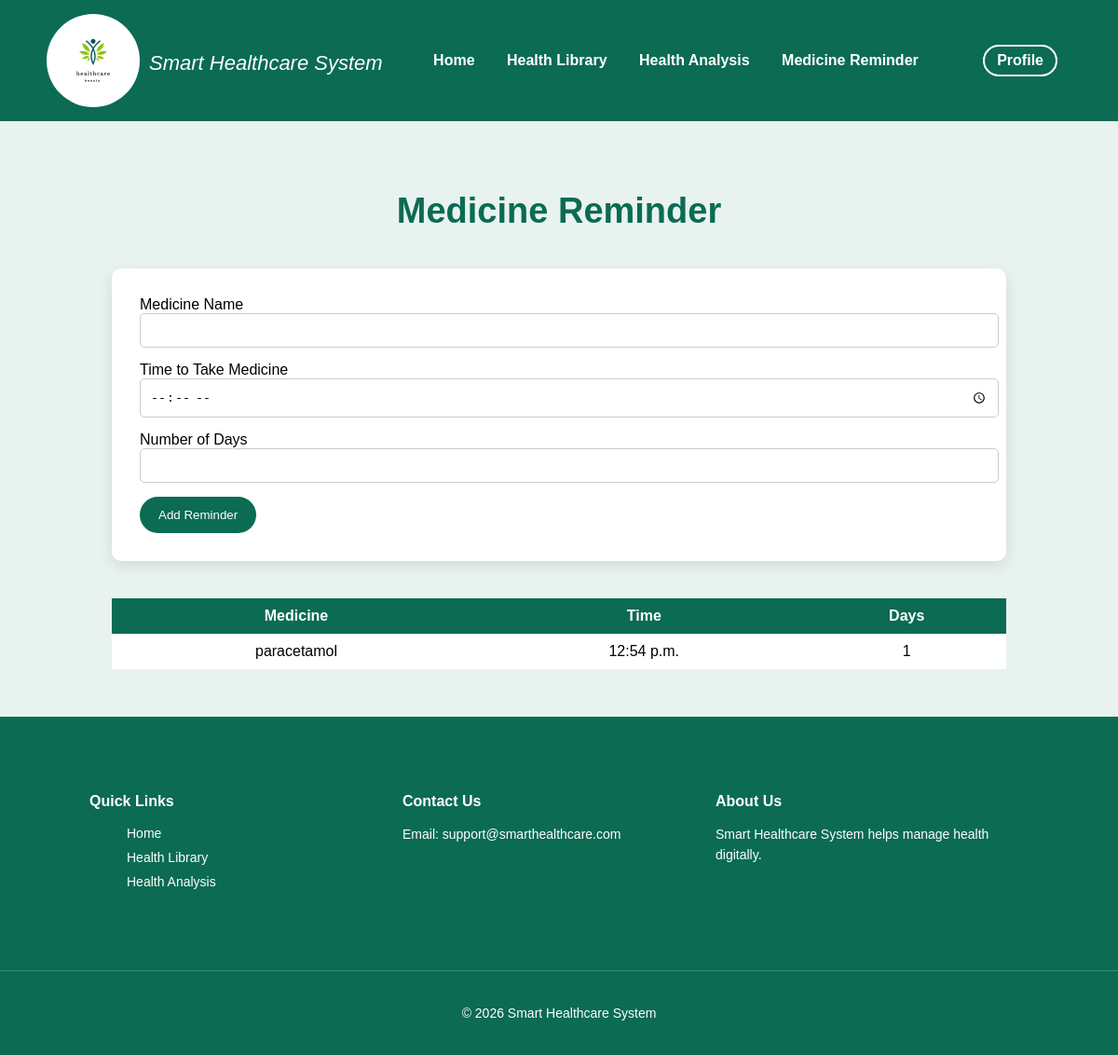
Page /medicine-reminder/ (signed in) on the committed database.
### app/models.py (models this page shows, shortened)
class MedicineReminder(models.Model):
    patient = models.ForeignKey(Patient, on_delete=models.CASCADE)
    medicine_name = models.CharField(max_length=100)
    time = models.TimeField()
    days = models.IntegerField()
    created_at = models.DateTimeField(auto_now_add=True)

### app/views.py (the view, shortened to what this page needs)
# urls.py: path('medicine-reminder/', views.medicine_reminder, name='medicine_reminder'),
@login_required
def medicine_reminder(request):
    patient = get_object_or_404(Patient, user=request.user)
    reminders = MedicineReminder.objects.filter(patient=patient)
    return render(request, "patient/medicine_reminder.html", {"reminders": reminders})

### Smart_healthcare_system/app/templates/patient/medicine_reminder.html (shortened to what this page needs)
{% load static %}
<!DOCTYPE html>
<html>
<head>
<link rel="stylesheet" href="{% static 'css/home.css' %}">
</head>
<body>
<div class="navbar">
<div class="logo">
<img src="{% static 'images/healthcare_logo.webp' %}">
<i>Smart Healthcare System</i>
</div>
<div>
<a href="{% url 'patient_home' %}">Home</a>
<a href="{% url 'health_library' %}">Health Library</a>
<a href="{% url 'health_analysis' %}">Health Analysis</a>
<a href="{% url 'medicine_reminder' %}">Medicine Reminder</a>
</div>
<div class="nav-right">
<a href="{% url 'patient_dashboard' %}" class="profile-link">Profile</a>
</div>
</div>
<div class="reminder-container">
<h1 class="reminder-title">Medicine Reminder</h1>
<form method="POST" class="reminder-form">
<label>Medicine Name</label>
<input type="text" name="medicine_name" required>
<label>Time to Take Medicine</label>
<input type="time" name="time" required>
<label>Number of Days</label>
<input type="number" name="days" required>
<button type="submit">Add Reminder</button>
</form>
<table class="reminder-table">
<tr>
<th>Medicine</th>
<th>Time</th>
<th>Days</th>
</tr>
{% for reminder in reminders %}
<tr>
<td>{{ reminder.medicine_name }}</td>
<td>{{ reminder.time }}</td>
<td>{{ reminder.days }}</td>
</tr>
{% endfor %}
</table>
</div>
<footer class="footer">
<div class="footer-container">
<div class="footer-links">
<h4>Quick Links</h4>
<ul>
<li><a href="#">Home</a></li>
<li><a href="#">Health Library</a></li>
<li><a href="#">Health Analysis</a></li>
</ul>
</div>
<div class="footer-contact">
<h4>Contact Us</h4>
<p>Email: support@smarthealthcare.com</p>
</div>
<div class="footer-about">
<h4>About Us</h4>
<p>Smart Healthcare System helps manage health digitally.</p>
</div>
</div>
<div class="footer-bottom">
<p>© 2026 Smart Healthcare System</p>
</div>
</footer>
</body>
</html>

### app/static/css/home.css (style rules this page uses)
body { margin: 0; font-family: Arial, sans-serif; background-color:#e8f3ef; }
.logo { display: flex; }
.logo img { height: 100px; width: 100px; margin-right: 10px; border-radius: 50%; object-fit: contain; }
.logo i { color: white; font-size: 22px; padding-top: 40px; }
.navbar { background-color:#0b6b53; ; padding: 10px 20px; display: flex; align-items: center; justify-content: space-between; }
.nav-right .profile-link { color: white; text-decoration: none; font-weight: bold; border: 2px solid white; padding: 6px 13px; border-radius: 20px; }
.navbar a { color: white; text-decoration: none; margin: 0 15px; font-weight: bold; }
.nav-right { display: flex; align-items: center; gap: 15px; }
body { margin: 0; font-family: Arial, sans-serif; }
.navbar { display: flex; justify-content: space-between; align-items: center; padding: 15px 50px; }
.footer { background:#0b6b53; color:white; padding-top:60px; }
.footer-container { display:flex; justify-content:space-between; flex-wrap:wrap; padding:0 8% 40px 8%; }
.footer-container div { flex:1; min-width:220px; margin-bottom:30px; }
.footer h4 { margin-bottom:15px; }
.footer p { font-size:14px; line-height:1.6; }
.footer ul { list-style:none; }
.footer ul li { margin-bottom:8px; }
.footer ul li a { color:white; text-decoration:none; font-size:14px; }
.footer-bottom { text-align:center; padding:20px; border-top:1px solid rgba(255,255,255,0.2); font-size:14px; }

### Smart_healthcare_system/app/templates/patient/medicine_reminder.html (style rules this page uses)
.reminder-container { width:80%; margin:auto; padding:50px 0; }
.reminder-title { text-align:center; font-size:38px; color:#0b6b53; margin-bottom:40px; }
.reminder-form { background:white; padding:30px; border-radius:10px; box-shadow:0 5px 15px rgba(0,0,0,0.1); margin-bottom:40px; }
.reminder-form input { width:100%; padding:10px; margin-bottom:15px; border:1px solid #ccc; border-radius:5px; }
.reminder-form button { background:#0b6b53; color:white; padding:12px 20px; border:none; border-radius:20px; cursor:pointer; }
.reminder-table { width:100%; border-collapse:collapse; background:white; }
.reminder-table th { background:#0b6b53; color:white; padding:10px; }
.reminder-table td { padding:10px; text-align:center; border-bottom:1px solid #eee; }

### rows in the picture
MedicineReminder: medicine_name "paracetamol", time "12:54 p.m.", days "1"
